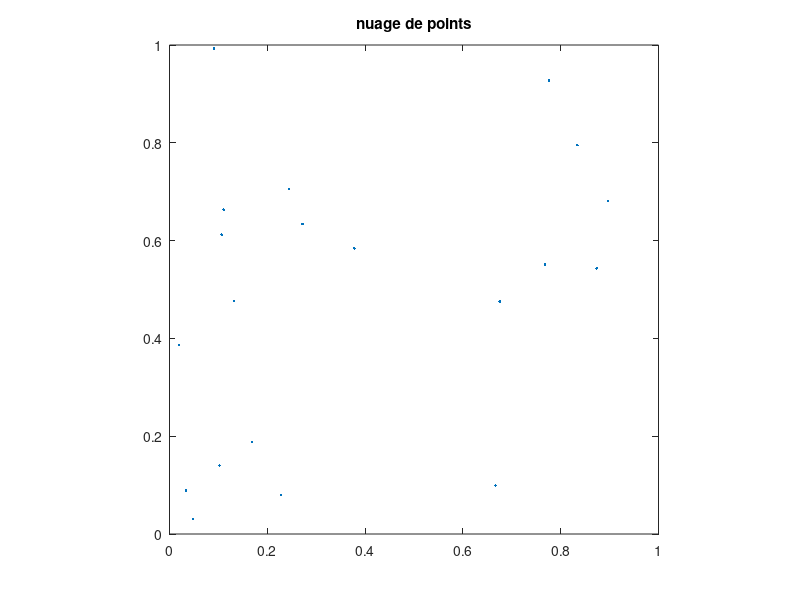

The MATLAB source for this figure: (Note: this script raises an error after producing the figure.)
%% Le plus petit cercle englobant (algorithme naive)
% SABIR ILYASS
close all; clearvars;

%% construire le nuage de points dans le carré [0,1]²
n = 20;
points = rand(2,n);

%% affichage de nuage de points
figure;
plot(points(1,:), points(2,:), '.');
axis square; axis equal;
title("nuage de points");
axis([0 1 0 1]); hold on;

%% l'algo naive: (pour n>=4)
isInCercle = false;
i = 1; j = 1; k = 1;
isDifferentPoints = false;

while (isInCercle == false || isDifferentPoints == false)

    % tester ces 3 points differents
    if (i ~= j || i ~= k)
        isDifferentPoints = false;
    else
        isDifferentPoints = true;
    end

    [milieux, milieuy, rayon] = Disque(points(1,i), points(2,i), points(1,j), points(2,j), points(1,k), points(2,k));
    count = 3;
    for l = 1:n
        if (l ~= i && l ~= j && l ~= k)
            distance = sqrt((points(1,l) - milieux)^2 + (points(2,l) - milieuy)^2);
            if (distance <= rayon)
                count = count + 1;
            end
        end            
    end
    if (count == n)
        isInCercle = true;
        break;
    end
    if (k < n)
        k = k + 1;
    elseif (k == n && j < n)
        j = j + 1;
        k = 1;
    elseif (j == n && i < n)
        i = i + 1;
        j = 1;
    else
        break
    end
end

[milieux, milieuy, rayon] = Disque(points(1,i), points(2,i), points(1,j), points(2,j), points(1,k), points(2,k));
centre = [milieux milieuy];
pos = [centre - rayon 2 * rayon 2 * rayon];
rectangle('Position',pos,'Curvature',[1 1]);
axis equal;
